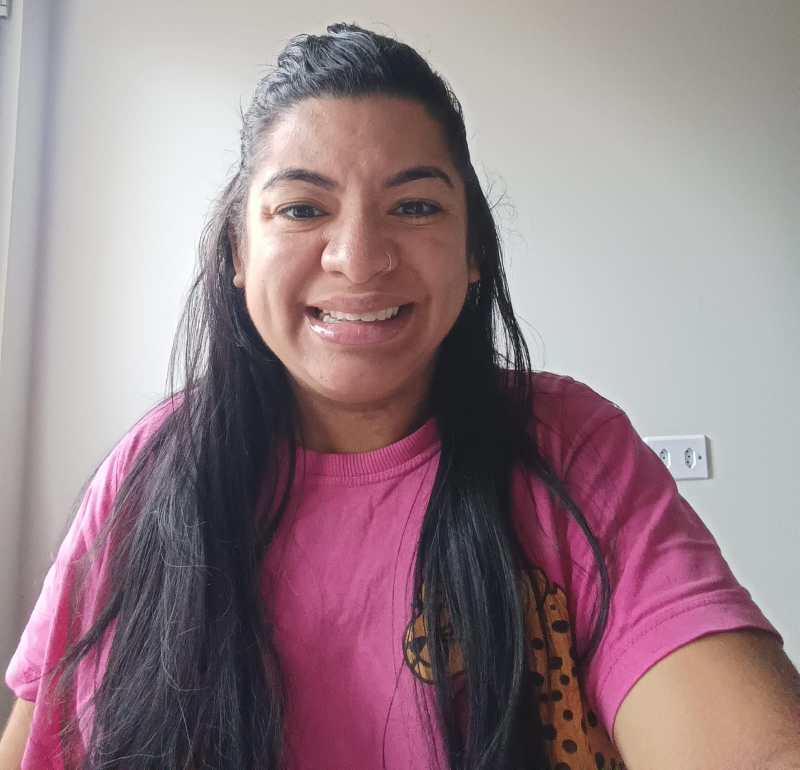
#> input picture backend/uploads/099d6493-c214-47d4-ade1-4797f9723f68.jpeg, 1599 x 1540 px (shown at 1/2 size)
$ python -i face_service.py   (imports and definitions only)   (older library calls are emulated)
#> lines starting #> are read from the running program, lines starting #| are printed output that depends on the picture
### backend/services/supabase_service.py
import os
import logging
from typing import Optional, Union
from io import BytesIO
from supabase import create_client, Client
from config import Config

logger = logging.getLogger(__name__)

class SupabaseService:
    def __init__(self):
        self.url = Config.SUPABASE_URL
        # Use Service Role Key if available to bypass RLS for backend operations
        self.key = Config.SUPABASE_SERVICE_ROLE_KEY or Config.SUPABASE_KEY
        self.client: Optional[Client] = None

        # Logs de depuração (seguros e mascarados)
        logger.info(f"[Supabase] URL carregada: {self.url}")
        logger.info(f"[Supabase] Chave configurada: {'Sim (Tamanho: ' + str(len(self.key)) + ')' if self.key else 'Não'}")

        if self.url and self.key:
            try:
                self.client = create_client(self.url, self.key)
                logger.info("Supabase Client initialized successfully.")
            except Exception as e:
                logger.error(f"Failed to initialize Supabase Client: {e}")
        else:
            logger.error("Falha ao inicializar o Supabase: SUPABASE_URL ou chave de autenticação ausente.")

    def upload_image(self, file_source: Union[str, bytes, BytesIO], filename: str, bucket: str = "images") -> Optional[str]:
        """
        Uploads an image to Supabase Storage and returns the public URL.
        file_source: Can be a local path (str) or bytes/BytesIO.
        """
        if not self.client:
            logger.warning("Supabase Client not initialized. Skipping upload.")
            return None

        try:
            # Ensure bucket exists
            self._ensure_bucket_exists(bucket)

            if isinstance(file_source, str):
                # It's a file path
                if not os.path.exists(file_source):
                    logger.error(f"File path does not exist: {file_source}")
                    return None
                with open(file_source, "rb") as f:
                    file_data = f.read()
            elif isinstance(file_source, BytesIO):
                file_data = file_source.getvalue()
            else:
                file_data = file_source

            # Determine content type
            content_type = "image/jpeg"
            if filename.lower().endswith(".png"):
                content_type = "image/png"
            elif filename.lower().endswith(".webp"):
                content_type = "image/webp"

            # Upload to bucket
            path_on_bucket = filename
            res = self.client.storage.from_(bucket).upload(
                path=path_on_bucket,
                file=file_data,
                file_options={"upsert": "true", "content-type": content_type}
            )

            # Get public URL
            public_url = self.client.storage.from_(bucket).get_public_url(path_on_bucket)
            logger.info(f"Successfully uploaded {filename} to Supabase bucket '{bucket}'")
            return public_url
        except Exception as e:
            logger.error(f"Error uploading to Supabase Storage: {e}")
            return None

    # [25 lines left out: functions _ensure_bucket_exists, delete_image, not called in this run]

# Singleton instance
supabase_service = SupabaseService()

### backend/services/face_service.py
"""
Face Detection & Validation Service
=====================================
Uses OpenCV DNN Face Detector (Caffe model) for:
- Face detection with bounding box
- Blur detection (Laplacian variance)
- Image quality scoring
- Single-face enforcement
- Face crop extraction (padded 1024x1024)

Falls back to OpenCV Haar Cascade if DNN model is unavailable.
"""
import os
import cv2
import numpy as np
from pathlib import Path
from config import Config
import logging
import uuid

logger = logging.getLogger(__name__)

# ═══════════════════════════════════════════════════════
# OpenCV Haar Cascade Face Detector (built-in, no downloads)
# ═══════════════════════════════════════════════════════
_cascade_path = cv2.data.haarcascades + 'haarcascade_frontalface_default.xml'
_face_cascade = cv2.CascadeClassifier(_cascade_path)


def validate_image(image_path: str) -> dict:
    """
    Full validation pipeline for an uploaded reference image.
    Returns a detailed report with pass/fail and diagnostics.
    """
    result = {
        "valid": False,
        "errors": [],
        "warnings": [],
        "face_detected": False,
        "face_count": 0,
        "blur_score": 0.0,
        "resolution": {"width": 0, "height": 0},
        "quality_score": 0.0,
        "face_crop_path": None,
        "face_bbox": None,
    }

    # 1. Load image
    img = cv2.imread(image_path)
#> img is the input picture: shape (1540, 1599, 3); mean B, G, R 135.9, 129.6, 151
    if img is None:
        result["errors"].append("Não foi possível abrir a imagem. Arquivo corrompido ou formato inválido.")
        return result

    h, w = img.shape[:2]
#> h = 1540; w = 1599
    result["resolution"] = {"width": w, "height": h}

    # 2. Resolution check
    if w < Config.MIN_IMAGE_RESOLUTION or h < Config.MIN_IMAGE_RESOLUTION:
        result["errors"].append(f"Resolução muito baixa ({w}x{h}). Mínimo: {Config.MIN_IMAGE_RESOLUTION}px.")
        return result

    # Downscale very large images for processing speed
    process_img = img.copy()
    if max(w, h) > 2048:
        scale = 2048.0 / max(w, h)
        process_img = cv2.resize(img, None, fx=scale, fy=scale, interpolation=cv2.INTER_AREA)

    proc_h, proc_w = process_img.shape[:2]
#> proc_h = 1540; proc_w = 1599

    # 3. Blur detection (Laplacian variance)
    gray = cv2.cvtColor(process_img, cv2.COLOR_BGR2GRAY)
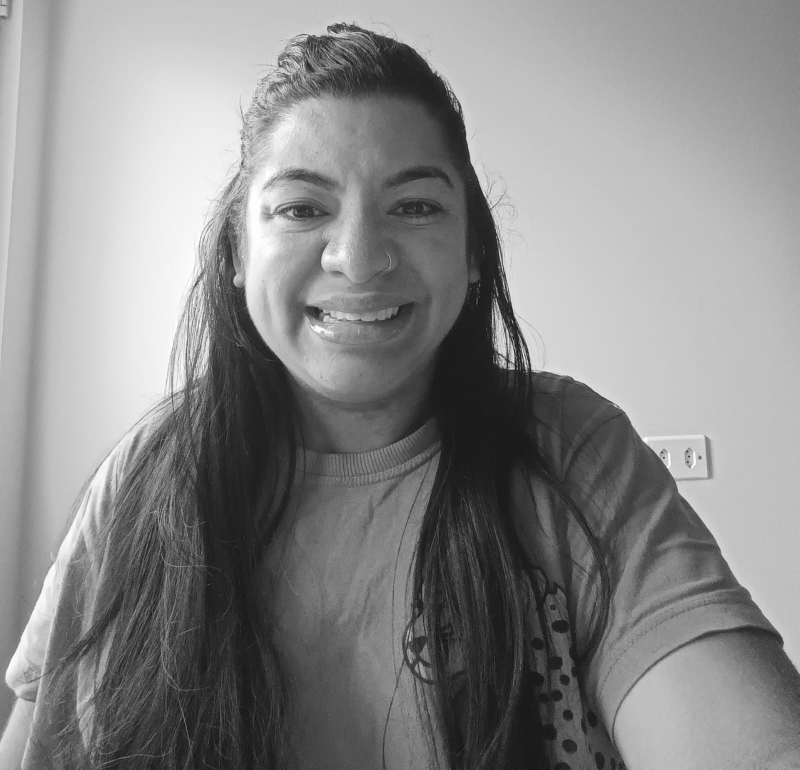
#> gray: shape (1540, 1599) (shown at 1/2 size); min 9, max 255, mean 136.7
    blur_score = cv2.Laplacian(gray, cv2.CV_64F).var()
#> blur_score = 150.2
    result["blur_score"] = round(blur_score, 2)

    if blur_score < Config.BLUR_THRESHOLD:
        result["errors"].append(
            f"Imagem muito desfocada (nitidez: {blur_score:.0f}, mínimo: {Config.BLUR_THRESHOLD}). "
            "Envie uma foto mais nítida."
        )
        return result

    # 4. Face detection with OpenCV Haar Cascade
    gray_eq = cv2.equalizeHist(gray)  # Improve detection in varying lighting
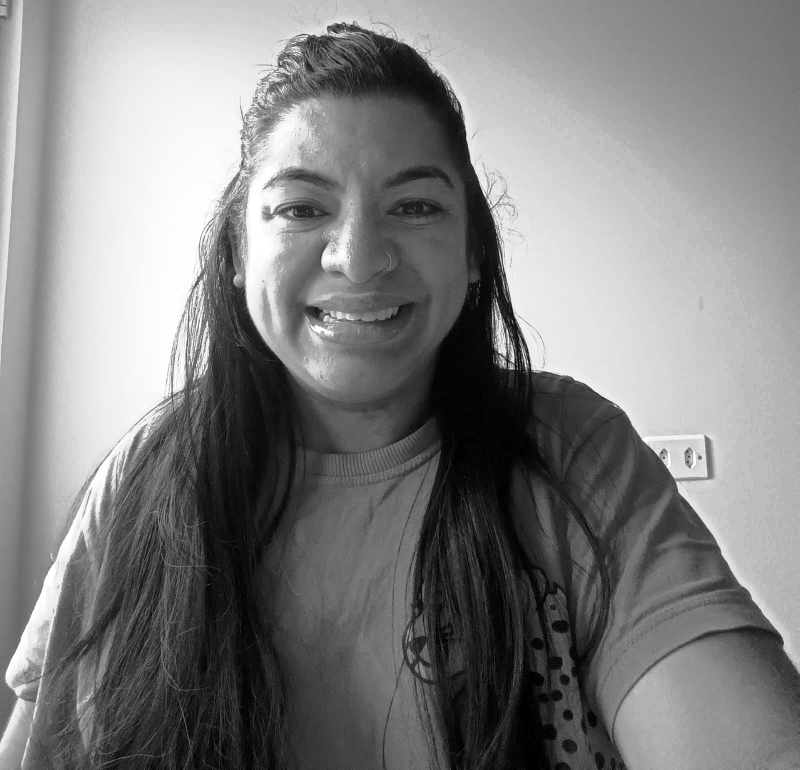
#> gray_eq: shape (1540, 1599) (shown at 1/2 size); min 0, max 255, mean 128.3

    faces = _face_cascade.detectMultiScale(
        gray_eq,
        scaleFactor=1.1,
        minNeighbors=5,
        minSize=(80, 80),
        flags=cv2.CASCADE_SCALE_IMAGE
    )
#> faces = [[428, 190, 578, 578]]

    face_count = len(faces)
#> face_count = 1
    result["face_count"] = face_count

    if face_count == 0:
        result["errors"].append("Nenhum rosto detectado. Envie uma foto clara com seu rosto visível e de frente.")
        return result

    result["face_detected"] = True

    if face_count > Config.MAX_FACES_ALLOWED:
        result["errors"].append(f"Detectados {face_count} rostos. Envie uma foto com apenas 1 pessoa.")
        return result

    # 5. Get the largest face (most prominent)
    face_x, face_y, face_w, face_h = max(faces, key=lambda f: f[2] * f[3])
#> face_x = 428; face_y = 190; face_w = 578; face_h = 578

    # Scale back to original image coordinates
    if max(w, h) > 2048:
        inv_scale = max(w, h) / 2048.0
        face_x = int(face_x * inv_scale)
        face_y = int(face_y * inv_scale)
        face_w = int(face_w * inv_scale)
        face_h = int(face_h * inv_scale)

    result["face_bbox"] = {
        "x": face_x, "y": face_y,
        "width": face_w, "height": face_h
    }

    # 6. Face size validation
    face_area_ratio = (face_w * face_h) / (w * h)
#> face_area_ratio = 0.136
    if face_area_ratio < Config.MIN_FACE_SIZE_RATIO:
        result["errors"].append("Rosto muito pequeno na imagem. Aproxime a câmera do rosto.")
        return result

    # 7. Generate padded face crop (1024x1024)
    face_crop_path = _generate_face_crop(img, face_x, face_y, face_w, face_h, w, h)
    result["face_crop_path"] = face_crop_path

    # 8. Quality score (composite)
    brightness = np.mean(gray)
    contrast = gray.std()

    # Normalize scores to 0-1
    blur_norm = min(blur_score / 500.0, 1.0)
    bright_norm = 1.0 - abs(brightness - 127) / 127.0  # Best around 127
    contrast_norm = min(contrast / 80.0, 1.0)
    face_size_norm = min(face_area_ratio / 0.15, 1.0)  # Bigger face = better

    quality_score = (
        blur_norm * 0.30 +
        bright_norm * 0.20 +
        contrast_norm * 0.20 +
        face_size_norm * 0.30
    )
    result["quality_score"] = round(quality_score, 3)

    if quality_score < 0.3:
        result["warnings"].append("Qualidade da imagem abaixo do ideal. Resultados podem variar.")

    # All checks passed
    result["valid"] = True
    logger.info(
        f"Image validated: blur={blur_score:.1f}, quality={quality_score:.3f}, "
        f"faces={face_count}, face_ratio={face_area_ratio:.3f}"
    )
    return result


def _generate_face_crop(img, face_x, face_y, face_w, face_h, img_w, img_h) -> str:
    """
    Generates a padded square face crop (1024x1024) centered on the detected face.
    Includes hair, jaw, and neck for better identity conditioning.
    """
#> called with face_x = 428, face_y = 190, face_w = 578, face_h = 578, img_w = 1599, img_h = 1540
    # Add generous padding (100% of face size on each side)
    # to include hair, forehead, jaw, and shoulders
    pad_x = int(face_w * 1.0)
#> pad_x = 578
    pad_y_top = int(face_h * 0.8)     # Less padding above (forehead)
#> pad_y_top = 462
    pad_y_bottom = int(face_h * 1.2)   # More padding below (neck/shoulders)
#> pad_y_bottom = 693

    x1 = max(0, face_x - pad_x)
#> x1 = 0
    y1 = max(0, face_y - pad_y_top)
#> y1 = 0
    x2 = min(img_w, face_x + face_w + pad_x)
#> x2 = 1584
    y2 = min(img_h, face_y + face_h + pad_y_bottom)
#> y2 = 1461

    crop = img[y1:y2, x1:x2]
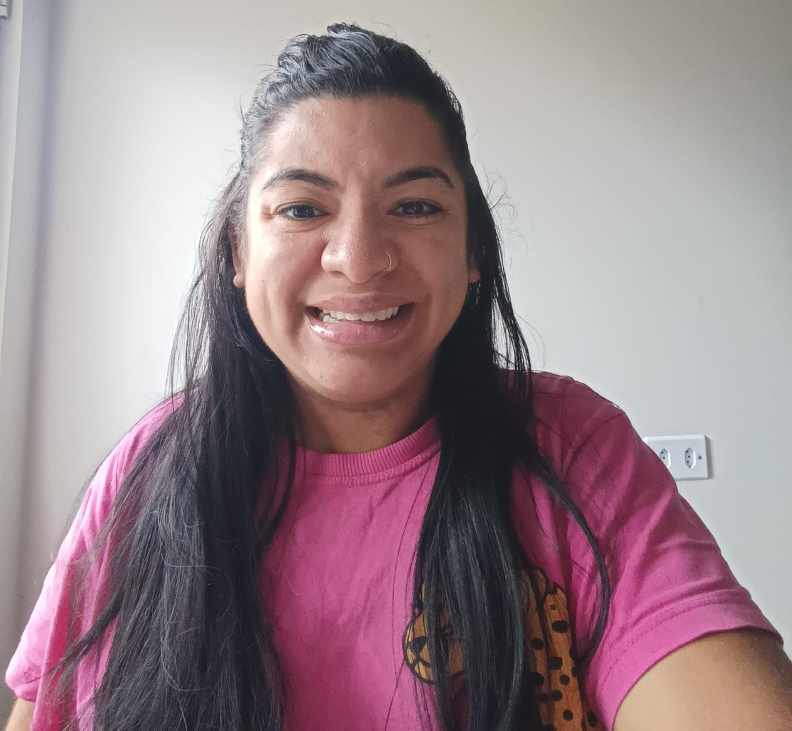
#> crop: shape (1461, 1584, 3) (shown at 1/2 size); mean B, G, R 138.4, 132, 152.7

    # Make it square with padding
    crop_h, crop_w = crop.shape[:2]
#> crop_h = 1461; crop_w = 1584
    max_dim = max(crop_h, crop_w)
#> max_dim = 1584

    # Create square canvas (black padding)
    canvas = np.zeros((max_dim, max_dim, 3), dtype=np.uint8)
    offset_x = (max_dim - crop_w) // 2
#> offset_x = 0
    offset_y = (max_dim - crop_h) // 2
#> offset_y = 61
    canvas[offset_y:offset_y + crop_h, offset_x:offset_x + crop_w] = crop
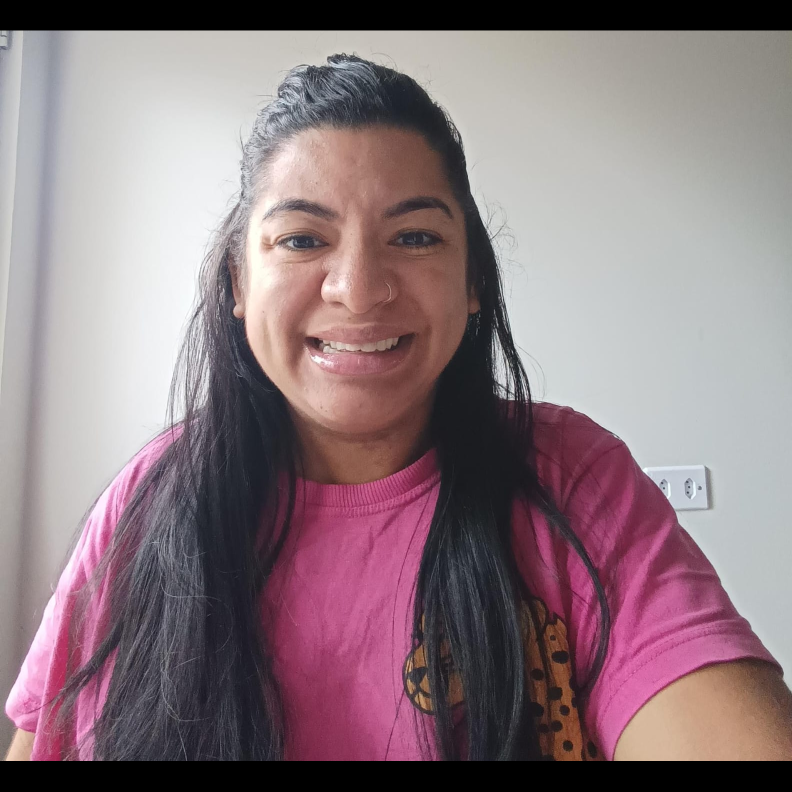
#> canvas: shape (1584, 1584, 3) (shown at 1/2 size); mean B, G, R 127.7, 121.7, 140.8

    # Resize to 1024x1024
    final_crop = cv2.resize(canvas, (1024, 1024), interpolation=cv2.INTER_LANCZOS4)

    # Save temporarily
    crop_filename = f"face_crop_{uuid.uuid4().hex[:8]}.jpg"
    temp_crop_path = str(Path(Config.FACE_CROPS_FOLDER) / crop_filename)
    cv2.imwrite(temp_crop_path, final_crop, [cv2.IMWRITE_JPEG_QUALITY, 95])

    # Upload to Supabase
    from services.supabase_service import supabase_service
    cloud_url = supabase_service.upload_image(temp_crop_path, crop_filename, bucket="crops")

    # Cleanup local
    if os.path.exists(temp_crop_path):
        os.remove(temp_crop_path)

    if cloud_url:
        logger.info(f"Face crop uploaded to Supabase: {cloud_url}")
        return cloud_url
    else:
        # Fallback to local path if upload fails (though we should avoid this)
        logger.warning(f"Face crop upload failed, returning local path (might fail in production)")
        return temp_crop_path

>>> result = validate_image('../uploads/099d6493-c214-47d4-ade1-4797f9723f68.jpeg')
#> in validate_image, `brightness = np.mean(gray)`: brightness = 136.7
#> in validate_image, `contrast = gray.std()`: contrast = 64.69
#> in validate_image, `blur_norm = min(blur_score / 500.0, 1.0)`: blur_norm = 0.3
#> in validate_image, `bright_norm = 1.0 - abs(brightness - 127) / 127.0`: bright_norm = 0.924
#> in validate_image, `contrast_norm = min(contrast / 80.0, 1.0)`: contrast_norm = 0.809
#> in validate_image, `face_size_norm = min(face_area_ratio / 0.15, 1.0)`: face_size_norm = 0.904
#> in validate_image, `quality_score = ( blur_norm * 0.30 + bright_norm * 0.20 + contrast_nor..`: quality_score = 0.708
#> result = 10 items
